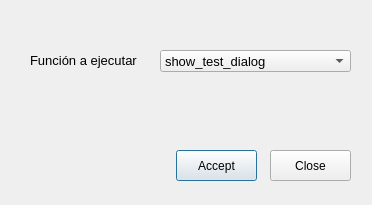
<?xml version="1.0" encoding="UTF-8"?>
<ui version="4.0">
 <class>Dialog</class>
 <widget class="QDialog" name="Dialog">
  <property name="geometry">
   <rect>
    <x>0</x>
    <y>0</y>
    <width>372</width>
    <height>205</height>
   </rect>
  </property>
  <property name="windowTitle">
   <string>Dialog</string>
  </property>
  <widget class="QPushButton" name="btn_accept">
   <property name="geometry">
    <rect>
     <x>176</x>
     <y>150</y>
     <width>81</width>
     <height>31</height>
    </rect>
   </property>
   <property name="text">
    <string>Accept</string>
   </property>
  </widget>
  <widget class="QPushButton" name="btn_close">
   <property name="geometry">
    <rect>
     <x>270</x>
     <y>150</y>
     <width>81</width>
     <height>31</height>
    </rect>
   </property>
   <property name="text">
    <string>Close</string>
   </property>
  </widget>
  <widget class="QComboBox" name="cbo_function">
   <property name="geometry">
    <rect>
     <x>160</x>
     <y>50</y>
     <width>191</width>
     <height>22</height>
    </rect>
   </property>
   <property name="font">
    <font>
     <pointsize>10</pointsize>
    </font>
   </property>
   <item>
    <property name="text">
     <string>show_test_dialog</string>
    </property>
   </item>
   <item>
    <property name="text">
     <string>function_not_found</string>
    </property>
   </item>
  </widget>
  <widget class="QLabel" name="label">
   <property name="geometry">
    <rect>
     <x>30</x>
     <y>50</y>
     <width>111</width>
     <height>21</height>
    </rect>
   </property>
   <property name="font">
    <font>
     <pointsize>10</pointsize>
    </font>
   </property>
   <property name="text">
    <string>Función a ejecutar</string>
   </property>
  </widget>
 </widget>
 <resources/>
 <connections/>
</ui>
